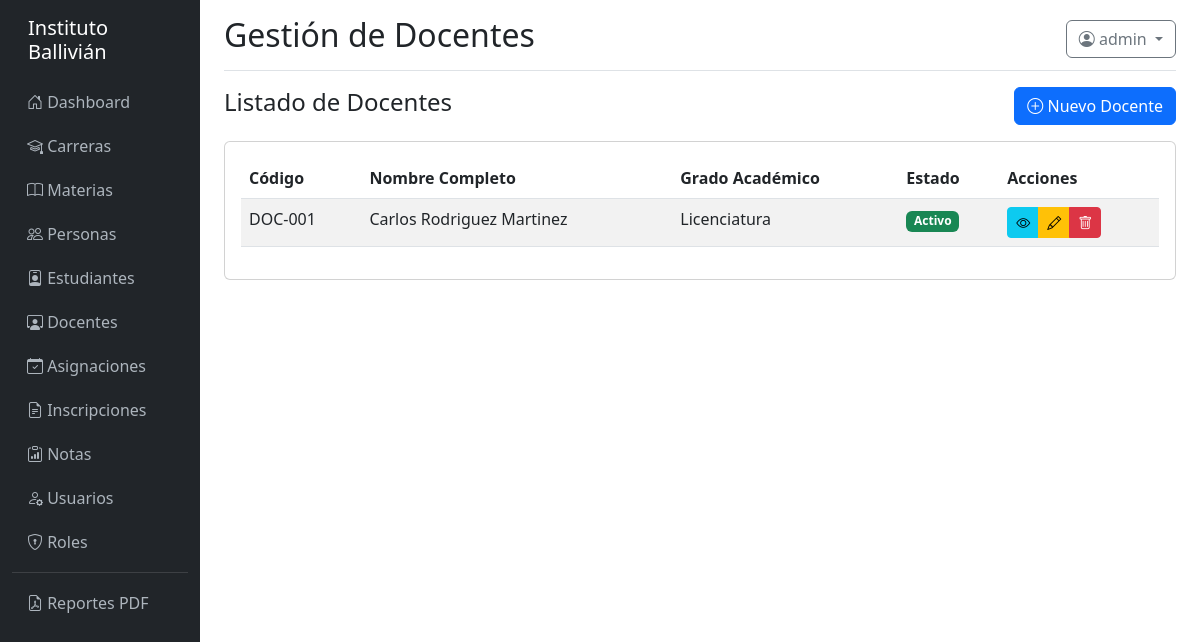
The page /docentes/ (signed in) on the database as committed earlier.
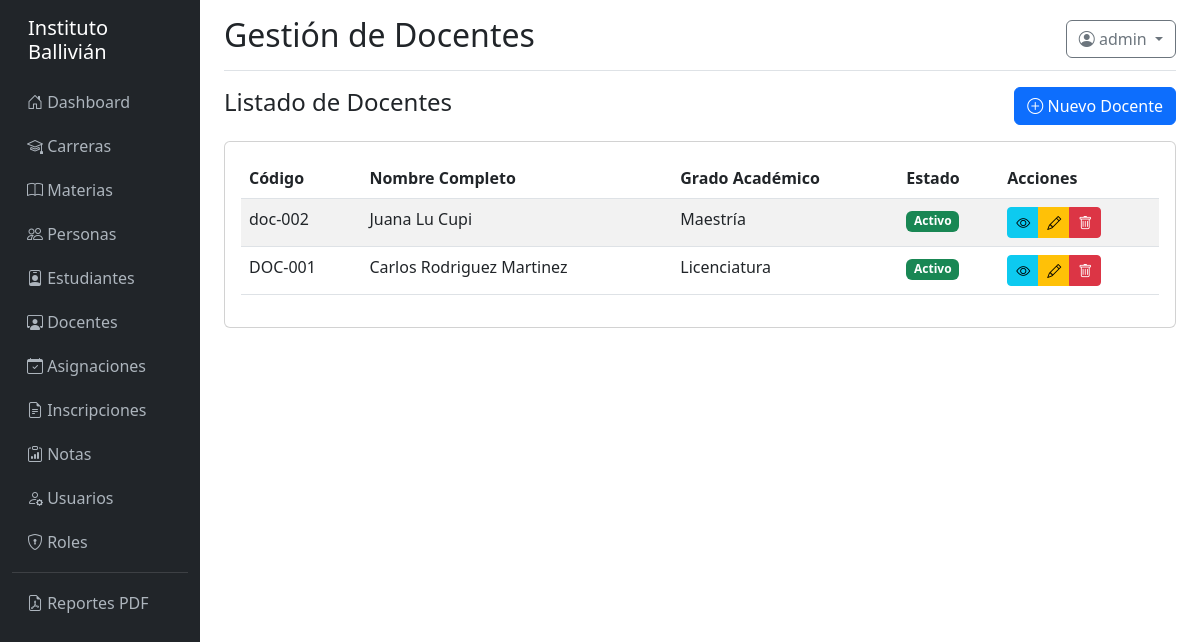
The same page on the database as committed later.
### models/__init__.py (models this page shows, shortened)
class Docente(db.Model):
    __tablename__ = 'docente'
    id = db.Column(db.Integer, primary_key=True)
    persona_id = db.Column(db.Integer, db.ForeignKey('persona.id'), nullable=False)
    codigo_docente = db.Column(db.String(50), unique=True)
    grado_academico = db.Column(db.String(150))
    fecha_ingreso = db.Column(db.Date)
    fecha_nacimiento = db.Column(db.Date)
    titulo_universitario = db.Column(db.String(255))
    foto_path = db.Column(db.String(500))
    activo = db.Column(db.Boolean, default=True)
    created_at = db.Column(db.DateTime, default=datetime.utcnow)
    updated_at = db.Column(db.DateTime, onupdate=datetime.utcnow)
    asignaciones = db.relationship('Asignacion', backref='docente', lazy=True, cascade='all, delete-orphan')
    usuario = db.relationship('Usuario', backref='docente', uselist=False)

class Persona(db.Model):
    __tablename__ = 'persona'
    id = db.Column(db.Integer, primary_key=True)
    tipo_documento = db.Column(db.Enum('CI', 'Pasaporte', 'Otro'), default='CI')
    nro_documento = db.Column(db.String(50), nullable=False)
    nombre = db.Column(db.String(150), nullable=False)
    apellido_paterno = db.Column(db.String(100), nullable=False)
    apellido_materno = db.Column(db.String(100))
    fecha_nacimiento = db.Column(db.Date)
    sexo = db.Column(db.Enum('M', 'F', 'O'))
    lugar_nacimiento = db.Column(db.String(255))
    direccion = db.Column(db.Text)
    telefono = db.Column(db.String(50))
    email = db.Column(db.String(150))
    foto_path = db.Column(db.String(500))
    created_at = db.Column(db.DateTime, default=datetime.utcnow)
    updated_at = db.Column(db.DateTime, onupdate=datetime.utcnow)
    __table_args__ = (
        db.UniqueConstraint('tipo_documento', 'nro_documento', name='_tipo_nro_uc'),
    )
    estudiante = db.relationship('Estudiante', backref='persona', uselist=False, cascade='all, delete-orphan')
    docente = db.relationship('Docente', backref='persona', uselist=False, cascade='all, delete-orphan')
    usuario = db.relationship('Usuario', backref='persona', uselist=False)
    @property
    def nombre_completo(self):
        return f"{self.nombre} {self.apellido_paterno} {self.apellido_materno or ''}".strip()

### controllers/docente_controller.py (the view)
@docente_bp.route('/')
@login_required
def index():
    page = request.args.get('page', 1, type=int)
    docentes = Docente.query.join(Persona).order_by(Persona.apellido_paterno).paginate(page=page, per_page=10, error_out=False)
    return render_template('docente/index.html', docentes=docentes)

### models/__init__.py (called while the page is built)
    def tiene_permiso(self, nombre_permiso):
        for rol in self.roles:
            for permiso in rol.permisos:
                if permiso.nombre == nombre_permiso:
                    return True
        return False

### templates/docente/index.html (shortened to what this page needs)
{% extends "base.html" %}
{% block page_title %}Gestión de Docentes{% endblock %}
{% block content %}
<div class="d-flex justify-content-between align-items-center mb-3">
    <h4>Listado de Docentes</h4>
    {% if current_user.tiene_permiso('crear_docente') %}
    <a href="{{ url_for('docente.crear') }}" class="btn btn-primary">
        <i class="bi bi-plus-circle"></i> Nuevo Docente
    </a>
    {% endif %}
</div>
<div class="card">
    <div class="card-body">
        <div class="table-responsive">
            <table class="table table-striped table-hover">
                <thead>
                    <tr>
                        <th>Código</th>
                        <th>Nombre Completo</th>
                        <th>Grado Académico</th>
                        <th>Estado</th>
                        <th>Acciones</th>
                    </tr>
                </thead>
                <tbody>
                    {% for docente in docentes.items %}
                    <tr>
                        <td>{{ docente.codigo_docente }}</td>
                        <td>{{ docente.persona.nombre_completo }}</td>
                        <td>{{ docente.grado_academico or 'N/A' }}</td>
                        <td>
                            {% if docente.activo %}
                                <span class="badge bg-success">Activo</span>
                            {% else %}
                                <span class="badge bg-secondary">Inactivo</span>
                            {% endif %}
                        </td>
                        <td>
                            <div class="btn-group btn-group-sm">
                                <a href="{{ url_for('docente.detalle', id=docente.id) }}" class="btn btn-info">
                                    <i class="bi bi-eye"></i>
                                </a>
                                {% if current_user.tiene_permiso('editar_docente') %}
                                <a href="{{ url_for('docente.editar', id=docente.id) }}" class="btn btn-warning">
                                    <i class="bi bi-pencil"></i>
                                </a>
                                {% endif %}
                                {% if current_user.tiene_permiso('eliminar_docente') %}
                                <button type="button" class="btn btn-danger" data-bs-toggle="modal" data-bs-target="#deleteModal{{ docente.id }}">
                                    <i class="bi bi-trash"></i>
                                </button>
                                {% endif %}
                            </div>
                        </td>
                    </tr>
                    {% else %}
                    <tr>
                        <td colspan="5" class="text-center">No hay docentes registrados</td>
                    </tr>
                    {% endfor %}
                </tbody>
            </table>
        </div>
    </div>
</div>
{% endblock %}

Rows that differ between the two databases and show on the page:
added Docente: codigo_docente "doc-002", persona.nombre_completo "Juana Lu Cupi", grado_academico "Maestría", activo "Activo"
